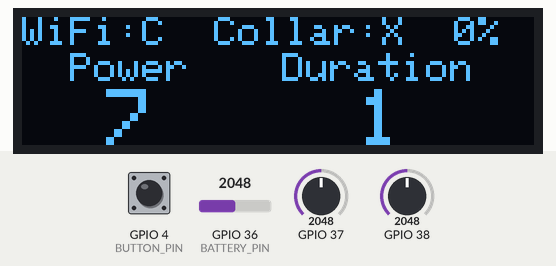
A sketch run on a simulated ESP32. Shown: 128×32 one-colour display. The inputs (shaded band) are chosen by the test bench; at power-on: GPIO 37 = 2048, GPIO 4 (BUTTON_PIN) HIGH, GPIO 38 = 2048, GPIO 36 (BATTERY_PIN) = 2048. WiFi joins after 1.5 s; servers stay silent unless stated; uploads are accepted with an empty reply.

Above: at 3.7 s.
3.8 s: GPIO 37 set to 1997
At 4.4 s:
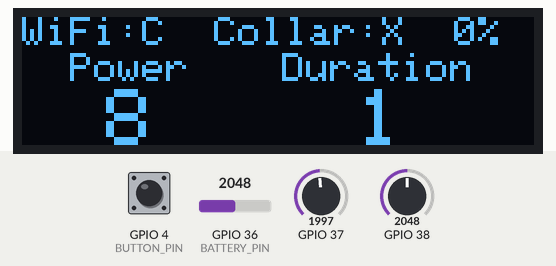
5.3 s: GPIO 4 (BUTTON_PIN) pulled LOW for 0.15 s
At 5.63 s:
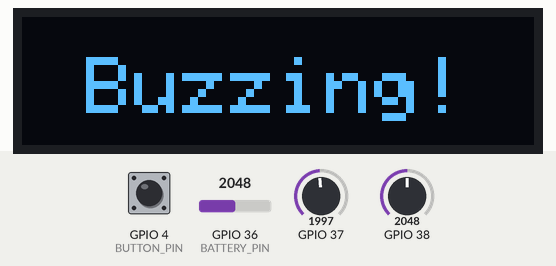
7.3 s: GPIO 4 (BUTTON_PIN) pulled LOW for 3.2 s
At 10.68 s:
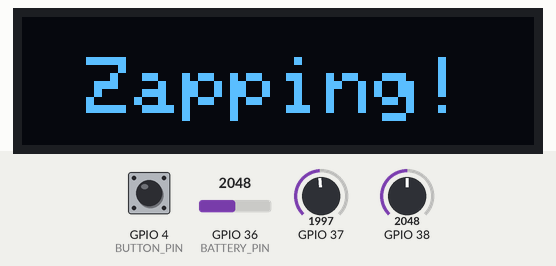
12.3 s: GPIO 38 set to 1958
At 12.8 s:
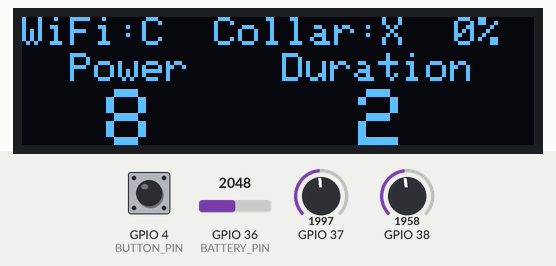
13.8 s: GPIO 36 (BATTERY_PIN) set to 2866
At 14.1 s:
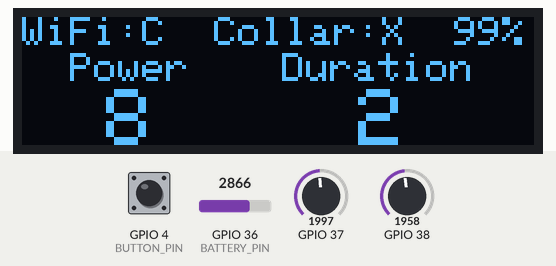
15.3 s: GPIO 37 set to 2047
At 16.6 s:
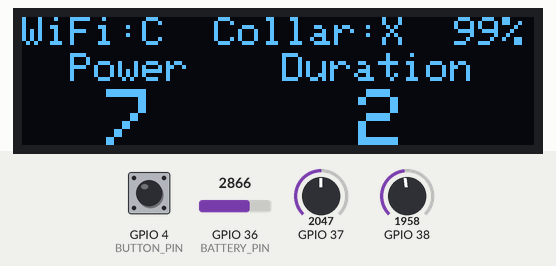
Timing chart, 0 to 17.8 s (numbered marks = the images above; inputs shaded):
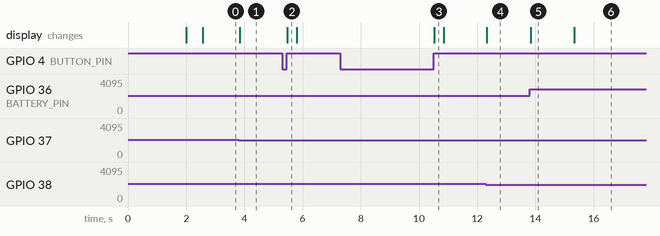

Measured:
- the behaviour switches between 2046 and 2045 on GPIO 37 (found by bisection; images 0 and 1)
- the behaviour switches between 2022 and 2021 on GPIO 38 (found by bisection; images 3 and 4)
- after the input at 3.8 s, the display: changes at once (image 1)
- after the input at 5.3 s, the display: changes after 0.17 s (image 2)
- after the input at 7.3 s, the display: changes after 3.2 s (image 3)
- after the input at 12.3 s, the display: changes at once (image 4)
- after the input at 13.8 s, the display: changes at once (image 5)
- after the input at 15.3 s, the display: changes at once (image 6)

The sketch:

zapper.ino
```cpp
#include "WiFi.h"
#include <HTTPClient.h>
#include <Wire.h>
#include <Adafruit_GFX.h>
#include <Adafruit_SSD1306.h>
#include <WiFiClientSecure.h>

#include "secrets.h"

//#define DEBUG

#define DISPLAY_POWER_PIN D10

#define SCREEN_WIDTH 128 // OLED display width, in pixels
#define SCREEN_HEIGHT 64 // OLED display height, in pixels

#define OLED_RESET     -1 // Reset pin # (or -1 if sharing Arduino reset pin)
#define SCREEN_ADDRESS 0x3D ///< See datasheet for Address; 0x3D for 128x64, 0x3C for 128x32
Adafruit_SSD1306 display(OLED_RESET);

#define BATTERY_PIN A0
#define POWER_PIN A1
#define DURATION_PIN A2

#define POTENTIOMETER_MAX 2170
#define REVERSE_POTS

#define BUTTON_PIN D3

#define POWER_MAX 30
#define DURATION_MAX 5

#define OP_BEEP 2
#define OP_VIBE 1
#define OP_SHOCK 0

uint8_t battery_percentage = 0;
uint8_t power = 0;
uint8_t duration = 0;

uint32_t last_active_time;
uint32_t last_button_down;
uint32_t last_button_up;

bool button_state;
bool old_button_state;

bool is_collar_connected;

void try_connect_wifi() {
    WiFi.disconnect();

    // The idea is this cycles through the ssid array until it connects, this has not been tested though
    for(int i=0; i<SSID_ARRAY_LEN; i++) {
        WiFi.begin(ssids[i], passes[i]);
        int timeout=0;
            while ((WiFi.status() != WL_CONNECTED) && (timeout < 60)) {
            delay(500);
            timeout++;
            #ifdef DEBUG
            Serial.print(".");
            #endif
            }
            if(WiFi.status() == WL_CONNECTED) {
                #ifdef DEBUG
                Serial.println("Connected to WiFi");
                Serial.print("SSID: ");
                Serial.println(WiFi.SSID());

                IPAddress ip = WiFi.localIP();
                Serial.print("IP Address: ");
                Serial.println(ip);

                long rssi = WiFi.RSSI();
                Serial.print("signal strength (RSSI):");
                Serial.print(rssi);
                Serial.println(" dBm");
                #endif
                return;
            }
    }
    // No connectable networks, let the thing go to sleep and try again in 5 minutes

    #ifdef DEBUG
    Serial.println("Failed to connect to a WiFi Network");
    #endif
    return;
}

uint8_t lithium_ion_mv_to_pct(int16_t bat_mv) {
    // Simple linear approximation of a battery based off adafruit's discharge graph:
    // https://learn.adafruit.com/li-ion-and-lipoly-batteries/voltages

    if (bat_mv >= 4200) {
        return 99;
    } else if (bat_mv <= 3450) {
        return 0;
    }

    return bat_mv * 2 / 15 - 459;
}

void poll_analog_inputs() {

    // This doesn't seem accurate, there probably needs to be some correction factor here, my unit read 80% at full battery
    uint32_t rawVbatt = 0;
    for(int i = 0; i < 16; i++) {
       rawVbatt = rawVbatt + analogReadMilliVolts(BATTERY_PIN); // ADC with correction
    }
    uint32_t Vbattmv = 2 * rawVbatt / 16;     // attenuation ratio 1/2, mV --> V
    battery_percentage = lithium_ion_mv_to_pct(Vbattmv);


    // Read both potentiometers
    uint32_t raw_power = 0;
    for(int i = 0; i < 16; i++) {
        raw_power = raw_power + analogReadMilliVolts(POWER_PIN); // ADC with correction
    }
    raw_power = raw_power / 16;     // Divide by 16 for the 16 samples


    uint32_t raw_duration = 0;
    for(int i = 0; i < 16; i++) {
        raw_duration = raw_duration + analogReadMilliVolts(DURATION_PIN); // ADC with correction
    }
    raw_duration = raw_duration / 16;     // Divide by 16 for the 16 samples

    #ifdef REVERSE_POTS
    power = map(raw_power, POTENTIOMETER_MAX, 5, 1, POWER_MAX);
    duration = map(raw_duration, POTENTIOMETER_MAX, 5, 1, DURATION_MAX);
    #else
    power = map(raw_power, 5, POTENTIOMETER_MAX, 1, POWER_MAX);
    duration = map(raw_duration, 5, POTENTIOMETER_MAX, 1, DURATION_MAX);
    #endif

    #ifdef DEBUG
    Serial.print("Vbattmv: ");
    Serial.print(Vbattmv);
    Serial.print(" Battery %: ");
    Serial.print(battery_percentage);
    Serial.print(" Raw Power: ");
    Serial.print(raw_power);
    Serial.print(" Power: ");
    Serial.print(power);
    Serial.print(" Raw Duration: ");
    Serial.print(raw_duration);
    Serial.print(" Duration: ");
    Serial.println(duration);
    #endif


}

void drawCentreString(const String &buf, int x, int y)
{
    int16_t x1, y1;
    uint16_t w, h;
    display.setTextSize(2);
    display.getTextBounds(buf, x, y, &x1, &y1, &w, &h); //calc width of new string
    display.setCursor(x - w / 2, y);
    display.print(buf);
}

void update_display() {
    display.clearDisplay();
    display.setTextSize(1);

    display.setCursor(0, 0);
    display.print("WiFi:");
    display.print((WiFi.status() == WL_CONNECTED)?"C":"X");

    display.setCursor(48, 0);
    display.print("Collar:");
    display.print((is_collar_connected)?"C":"X");

    display.setCursor(108, 0);
    display.print(String(battery_percentage) + "%");


    display.setCursor(5, 18);
    drawCentreString(String(power), 27, 18);

    display.setCursor(65, 18);
    drawCentreString(String(duration), 90, 18);

    display.setTextSize(1);


    display.setCursor(12, 9);
    display.print("Power");

    display.setCursor(65, 9);
    display.print("Duration");

    display.display();
}

const char* api_url = "https://do.pishock.com/api/apioperate";

void send_to_api(int power, int duration, int op){
    if(WiFi.status() == WL_CONNECTED) {
        WiFiClientSecure client;

        // SSL is hard so we ignore cert validation (it didn't work when i tried to validate the cert)
        client.setInsecure();
        HTTPClient http;
        http.begin(client, api_url);

        // Form the API request
        http.addHeader("Content-Type", "application/json");
        String httpRequestData = "{\"Username\":\"";
        httpRequestData += username;
        httpRequestData += "\",\"Name\":\"";
        httpRequestData += dev_name;
        httpRequestData += "\",\"Code\":\"";
        httpRequestData += dev_code;
        if(op != 2) {
        httpRequestData += "\",\"Intensity\":\"";
        httpRequestData += String((int)power);
        }
        httpRequestData += "\",\"Duration\":\"";
        httpRequestData += String((int)duration);
        httpRequestData += "\",\"Apikey\":\"";
        httpRequestData += api_key;
        httpRequestData += "\",\"Op\":\"";
        httpRequestData += String((int)op);
        httpRequestData += "\"}";
        #ifdef DEBUG
        Serial.print("HTTP Request: ");
        Serial.println(httpRequestData);
        #endif
        // Send the API request
        int httpResponseCode = http.POST(httpRequestData);

        if (httpResponseCode > 0) {
            String response = http.getString();
            #ifdef DEBUG
            Serial.print("Response Code: " + String(httpResponseCode));
            Serial.println(",  Response: " + response);
            #endif
            // Inspect response to determine if collar actually connected
            if(response == "Operation Attempted.")
                is_collar_connected = true;
            else
                is_collar_connected = false;
        } else {
            #ifdef DEBUG
            Serial.println("Error on sending POST: " + String(httpResponseCode));
            #endif
        }

        // Free resources
        http.end();
    }
}

void setup() {

    Serial.begin(115200);

    // Set pin 10 as output, button pin as input
    pinMode(DISPLAY_POWER_PIN, OUTPUT);
    pinMode(BUTTON_PIN, INPUT_PULLUP);


    // Fire up the wifi and connect
    WiFi.useStaticBuffers(true);
    WiFi.mode(WIFI_STA);
    try_connect_wifi();

    // Turn the display on
    digitalWrite(DISPLAY_POWER_PIN, HIGH);
    display.setTextSize(1);
    display.setTextColor(WHITE);
    delay(500);
    display.begin(SSD1306_SWITCHCAPVCC, 0x3C);
    display.clearDisplay();

    display.display();
    delay(500);

    last_active_time = millis();
}

void loop() {

    // Poll analog inputs and update display
    poll_analog_inputs();
    update_display();

    button_state = !digitalRead(BUTTON_PIN);
    // If button has been pressed
    if(button_state && !old_button_state)
        last_button_down = millis();

    // If button has been released
    else if(!button_state && old_button_state){
        last_button_up = millis();

        // Released after more than 1.5s
        if((last_button_up - last_button_down) > 1500) {
            #ifdef DEBUG
            Serial.println("Zapping");
            #endif
            display.clearDisplay();
            drawCentreString("Zapping!", 80, 10);
            display.display();
            send_to_api(power, duration, OP_SHOCK);
            delay(100);
        }

        // It was just tapped
        else  {
            #ifdef DEBUG
            Serial.println("Vibing");
            #endif
            display.clearDisplay();
            display.setTextSize(2);
            drawCentreString("Buzzing!", 80, 10);
            display.display();
            send_to_api(power, duration, OP_VIBE);
            delay(100);
        }
        last_button_down = last_button_up;
        last_active_time = millis();
    }
    old_button_state = button_state;

    // Every 30s poll API with zero duration and zero power to get collar status
    if((millis() % 30000) < 19)
        send_to_api(0, 0, OP_VIBE);

    // If 5 mins since last button press
    if((millis() - last_active_time ) > 300000) {
        // Turn off display
        digitalWrite(DISPLAY_POWER_PIN, LOW);

        // Shut down I2C pins to stop phantom power
        pinMode(D4, OUTPUT);
        pinMode(D5, OUTPUT);
        digitalWrite(D4, LOW);
        digitalWrite(D5, LOW);

        // Enable wakeup on the button pin
        esp_deep_sleep_enable_gpio_wakeup(BIT(BUTTON_PIN), ESP_GPIO_WAKEUP_GPIO_LOW);

        // Go to sleep now
        esp_deep_sleep_start();
    }
    delay(10);

}
```

secrets.h
```cpp
#define SSID_ARRAY_LEN 1

// 2D Array of WiFi SSIDs and passwords to try and store multiple networks
char ssids[SSID_ARRAY_LEN][32] = {{""}};
char passes[SSID_ARRAY_LEN][32] = {{""}};

// Pishock API Credentials, obtain them from the pishock webpage
String username = "";
String api_key = "";
String dev_code = "";

// Give the device a name! required for PiShock API function
String dev_name = "";
```
